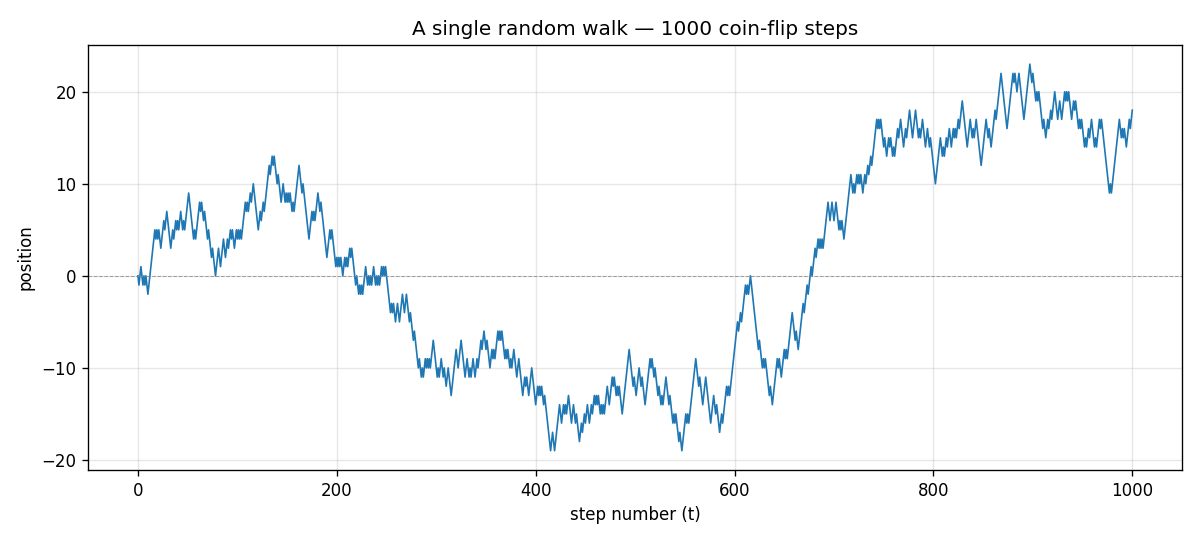

The script that saved this image:
"""
A single 1D random walk.

At each of N steps, we flip a fair coin: heads sends us +1, tails -1.
The walker's position over time is the running total of those flips.
"""

import numpy as np
import matplotlib.pyplot as plt

# --- parameters you can tweak ---
N_STEPS = 1000
SEED = 42  # change this (or set to None) to see a different walk

# --- generate the walk ---
rng = np.random.default_rng(SEED)
steps = rng.choice([-1, 1], size=N_STEPS)

# Position at time t = the running total of all steps taken so far.
# We prepend a 0 so the path starts at the origin at step 0.
positions = np.concatenate([[0], np.cumsum(steps)])

print(f"final position after {N_STEPS} steps: {positions[-1]}")
print(f"highest position reached:           {positions.max()}")
print(f"lowest  position reached:           {positions.min()}")

# --- plot it ---
fig, ax = plt.subplots(figsize=(10, 4.5))
ax.plot(positions, linewidth=1)
ax.axhline(0, color="gray", linewidth=0.6, linestyle="--", alpha=0.7)
ax.set_xlabel("step number (t)")
ax.set_ylabel("position")
ax.set_title(f"A single random walk — {N_STEPS} coin-flip steps")
ax.grid(alpha=0.3)
fig.tight_layout()
fig.savefig("walk.png", dpi=120)
print("saved figure to walk.png")
plt.show()
